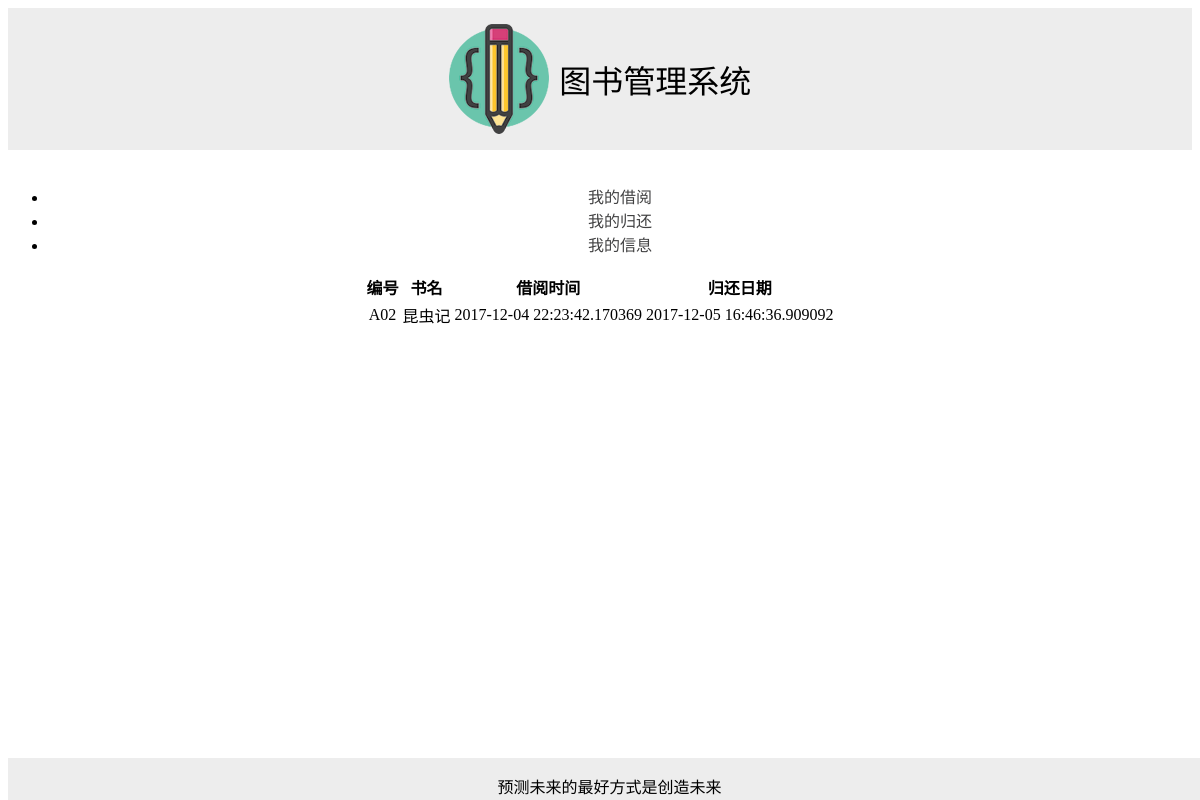
Page /returninfo (signed in) on the committed database.
### app/models.py (models this page shows, shortened)
class Return_info(db.Model):
    __tablename__ = 'return_info'
    id = db.Column(db.INTEGER, primary_key=True)
    reader_no = db.Column(db.String(40),db.ForeignKey('reader.no'),index = True)
    book_id = db.Column(db.String(40),db.ForeignKey('book.id'))
    borrow_date = db.Column(db.DateTime)
    return_date = db.Column(db.DateTime)
    overday=db.Column(db.INTEGER,default=0)

class Book(db.Model):
    __tablename__ = 'book'
    id=db.Column(db.String(40),primary_key=True,unique=True)
    name = db.Column(db.String(40))
    style_num=db.Column(db.String(40))
    author=db.Column(db.String(20))
    count=db.Column(db.INTEGER,default=0)
    available_count = db.Column(db.INTEGER, default=0)
    price=db.Column(db.FLOAT,default=0)
    press=db.Column(db.String(40))
    publish_date=db.Column(db.String(40))
    summary=db.Column(db.String(80))

### app/views.py (the view)
@app.route('/returninfo',methods=['GET','POST'])
def returnifo():
    returnlist = models.Return_info.query.filter_by(reader_no=session['user']).all()
    booklist=models.Book.query.all()
    return render_template('returninfo.html',returnlist=returnlist,booklist=booklist)

### app/templates/returninfo.html
{% extends "base.html" %}
{% block content %}
    <div class="pure-menu pure-menu-horizontal"id="reader-menu">
    <ul class="pure-menu-list" >
        <li class="pure-menu-item"><a href="{{ url_for('borrowinfo') }}" class="pure-menu-link">我的借阅</a> </li>
        <li class="pure-menu-item"><a href="{{ url_for('returnifo') }}" class="pure-menu-link">我的归还</a></li>
        <li class="pure-menu-item"><a href="{{ url_for('myinfo') }}" class="pure-menu-link">我的信息</a></li>
    </ul>
     </div>
<table class="pure-table">
<thead>
<tr>
    <th>编号</th>
    <th>书名</th>
    <th>借阅时间</th>
    <th>归还日期</th>
</tr>
</thead>
<tbody>
{% for book in returnlist  %}
<tr align="center">
<td>{{ book.book_id }}</td>
    {% for b in booklist %}
         {% if b.id==book.book_id %}
            <td>{{ b.name }}</td>
        {% endif %}
    {% endfor %}
<td>{{ book.borrow_date}}</td>
<td>{{ book.return_date }}</td>
</tr>
{% endfor %}
</tbody>
</table>
{% endblock %}

### app/static/style.css (style rules this page uses)
body { margin-bottom: 60px; }
a { text-decoration: none; color: #414142; position: relative; }
table { max-width: 1200px; margin: 0 auto; }
#reader-menu { text-align: center; }

### rows in the picture
Return_info: book_id "A02", borrow_date "2017-12-04 22:23:42.170369", return_date "2017-12-05 16:46:36.909092"
Book: name "昆虫记"
